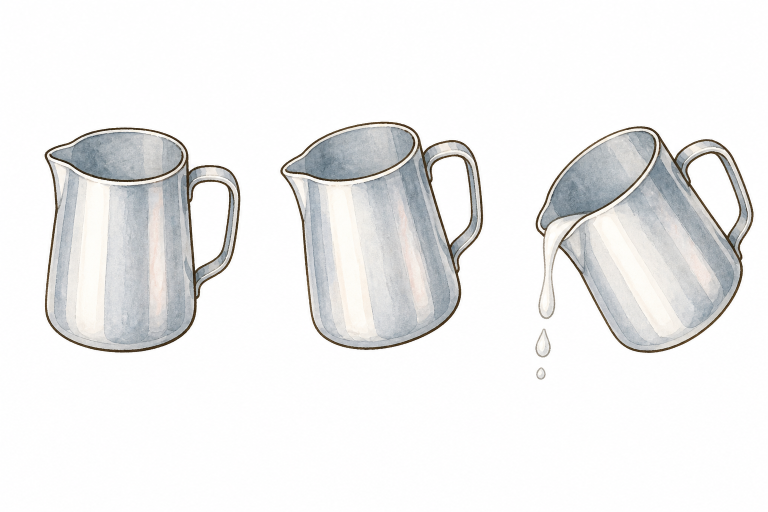
#> input picture watercolor-assets/source-sheets/watercolor-pourers-sheet.png, 1536 x 1024 px, found by its file name (shown at 1/2 size)
$ python build_watercolor_asset_pack.py
#> lines starting #> are read from the running program, lines starting #| are printed output that depends on the picture; after the words box and inside, x2 and y2 are one past the last pixel; in counts of white or black regions, pixels touching at a corner belong together
"""Split generated watercolor sheets into transparent, web-ready PNG assets."""

from __future__ import annotations

import json
import shutil
from pathlib import Path

import cv2
import numpy as np
from PIL import Image

ROOT = Path(__file__).resolve().parents[1]
SOURCE = Path(
    r"C:\Users\alexi\.cursor\projects"
    r"\c-Users-alexi-OneDrive-Documents-concept-cafe\assets"
)
OUTPUT = ROOT / "watercolor-assets"


SHEETS: dict[str, dict] = {
    "watercolor-pourers-sheet.png": {
        "grid": (3, 1),
        "assets": [
            "cursors/pourer-idle",
            "cursors/pourer-hover",
            "cursors/pourer-pouring",
        ],
    },
    "watercolor-tart-assets-sheet.png": {
        "grid": (3, 2),
        "assets": [
            "tart/plain-custard-tart",
            None,
            "tart-toppings/sliced-strawberry",
            "tart-toppings/blueberry",
            None,
            "tart-toppings/mandarin-segment",
        ],
    },
    "watercolor-bread-stamps-sheet.png": {
        "grid": (3, 4),
        "assets": [
            None,
            None,
            None,
            "bread/untoasted-paw-pressed",
            "bread/untoasted-heart-pressed",
            "bread/untoasted-star-pressed",
            "bread/toasted-paw-pressed",
            "bread/toasted-heart-pressed",
            "bread/toasted-star-pressed",
            None,
            None,
            None,
        ],
    },
    "watercolor-stationery-sheet.png": {
        "grid": (3, 2),
        "assets": [
            "bread/plain-white-bread",
            "stationery/blank-letter",
            "stationery/open-pink-envelope",
            None,
            "stationery/letter-in-envelope",
            None,
        ],
    },
    "watercolor-untoasted-egg-bread-sheet.png": {
        "grid": (3, 1),
        "assets": [
            "bread/egg-paw",
            "bread/egg-heart",
            "bread/egg-star",
        ],
    },
    "watercolor-chocolate-bread-sheet.png": {
        "grid": (3, 2),
        "assets": [
            "bread/untoasted-chocolate-paw",
            "bread/untoasted-chocolate-heart",
            "bread/untoasted-chocolate-star",
            "bread/toasted-chocolate-paw",
            "bread/toasted-chocolate-heart",
            "bread/toasted-chocolate-star",
        ],
    },
}

MAGENTA_SHEETS = {
    "watercolor-untoasted-egg-bread-sheet.png",
    "watercolor-chocolate-bread-sheet.png",
}

REPLACEMENTS = {
    "tart-toppings/whipped-cream": "watercolor-whipped-cream-opaque.png",
    "tart-toppings/sliced-mango": "watercolor-single-mango-slice.png",
    "packaging/writable-name-tag": "watercolor-pink-name-sticker.png",
    "packaging/paper-bag-brown": "watercolor-brown-paper-bag.png",
    "cursors/latte-toothpick": "watercolor-latte-toothpick.png",
}

STALE_ASSETS = [
    "packaging/blank-name-tag.png",
    "packaging/blank-blue-gift-tag.png",
    "packaging/paper-bag-pink.png",
    "packaging/paper-bag-green.png",
    "packaging/paper-bag-blue.png",
    "cups/green-empty.png",
    "cups/blue-empty.png",
    "cups/green-coffee.png",
    "cups/blue-coffee.png",
    "cups/green-matcha.png",
    "cups/blue-matcha.png",
    "cups/green-ube.png",
    "cups/blue-ube.png",
]

STALE_SOURCE_SHEETS = [
    "watercolor-paper-bags-sheet.png",
    "watercolor-latte-cups-sheet.png",
    "watercolor-writable-name-tag.png",
    "watercolor-whipped-cream.png",
]


def remove_connected_background(image: Image.Image) -> Image.Image:
    """Remove only the near-white region connected to the sheet edges."""
    rgba = np.array(image.convert("RGBA"))
    rgb = rgba[:, :, :3].astype(np.float32)
    height, width = rgb.shape[:2]

    corners = np.array(
        [rgb[0, 0], rgb[0, width - 1], rgb[height - 1, 0], rgb[height - 1, width - 1]]
    )
    background = np.median(corners, axis=0)
    distance = np.sqrt(((rgb - background) ** 2).sum(axis=2))

    solid_threshold = 20.0
    feather = 28.0
    candidate = (distance <= solid_threshold + feather).astype(np.uint8)
    _, labels = cv2.connectedComponents(candidate, connectivity=4)

    edge_labels = np.unique(
        np.concatenate((labels[0], labels[-1], labels[:, 0], labels[:, -1]))
    )
    connected = np.isin(labels, edge_labels) & (candidate > 0)

    alpha = np.full((height, width), 255.0, dtype=np.float32)
    alpha[connected & (distance <= solid_threshold)] = 0.0
    ramp = connected & (distance > solid_threshold)
    alpha[ramp] = (
        np.clip((distance[ramp] - solid_threshold) / feather, 0.0, 1.0) * 255.0
    )

    # Remove the white paper colour from semi-transparent edge pixels.
    amount = (alpha / 255.0)[:, :, None]
    soft_edge = (amount > 0.02) & (amount < 0.98)
    recovered = np.where(
        soft_edge,
        (rgb - background * (1.0 - amount)) / np.maximum(amount, 0.02),
        rgb,
    )

    rgba[:, :, :3] = np.clip(recovered, 0, 255).astype(np.uint8)
    rgba[:, :, 3] = alpha.astype(np.uint8)
    return Image.fromarray(rgba, "RGBA")


def remove_magenta_background(image: Image.Image) -> Image.Image:
    """Key the saturated magenta generation background without harming pale art."""
    rgba = np.array(image.convert("RGBA"))
    rgb = rgba[:, :, :3].astype(np.float32)
    height, width = rgb.shape[:2]
    magenta_score = np.minimum(rgb[:, :, 0], rgb[:, :, 2]) - rgb[:, :, 1]
    candidate = (magenta_score > 38).astype(np.uint8)
    _, labels = cv2.connectedComponents(candidate, connectivity=4)
    edge_labels = np.unique(
        np.concatenate((labels[0], labels[-1], labels[:, 0], labels[:, -1]))
    )
    connected = np.isin(labels, edge_labels) & (candidate > 0)

    alpha = np.full((height, width), 255.0, dtype=np.float32)
    alpha[connected & (magenta_score >= 105)] = 0
    feather = connected & (magenta_score < 105)
    alpha[feather] = (
        np.clip((105 - magenta_score[feather]) / 67, 0.0, 1.0) * 255.0
    )
    chroma_contamination = (
        (magenta_score > 80)
        & (rgb[:, :, 0] > 160)
        & (rgb[:, :, 2] > 160)
    )
    alpha[chroma_contamination] = 0

    background = np.median(
        np.array(
            [
                rgb[0, 0],
                rgb[0, width - 1],
                rgb[height - 1, 0],
                rgb[height - 1, width - 1],
            ]
        ),
        axis=0,
    )
    amount = (alpha / 255.0)[:, :, None]
    soft_edge = (amount > 0.02) & (amount < 0.98)
    recovered = np.where(
        soft_edge,
        (rgb - background * (1.0 - amount)) / np.maximum(amount, 0.02),
        rgb,
    )
    rgba[:, :, :3] = np.clip(recovered, 0, 255).astype(np.uint8)
    rgba[:, :, 3] = alpha.astype(np.uint8)
    return Image.fromarray(rgba, "RGBA")


def clear_magenta_resampling_fringe(image: Image.Image) -> Image.Image:
    """Clear faint chroma pixels introduced while resizing transparent edges."""
    rgba = np.array(image.convert("RGBA"))
    rgb = rgba[:, :, :3].astype(np.int16)
    score = np.minimum(rgb[:, :, 0], rgb[:, :, 2]) - rgb[:, :, 1]
    fringe = (
        (rgba[:, :, 3] < 64)
        & (score > 65)
        & (rgb[:, :, 0] > 150)
        & (rgb[:, :, 2] > 150)
    )
    rgba[fringe] = 0
    return Image.fromarray(rgba, "RGBA")


# [13 lines left out: function remove_enclosed_white_holes, not called in this run]


def clear_small_white_enclosures(
    image: Image.Image,
    *,
    right_side_only: bool = False,
) -> Image.Image:
    """Clear paper-white holes, while preserving large pale painted surfaces."""
    rgba = np.array(image.convert("RGBA"))
    rgb = rgba[:, :, :3].astype(np.float32)
    height, width = rgba.shape[:2]
    distance = np.sqrt(((rgb - 255.0) ** 2).sum(axis=2))
    candidate = ((distance < 34) & (rgba[:, :, 3] > 180)).astype(np.uint8)

    count, labels, stats, centroids = cv2.connectedComponentsWithStats(
        candidate, connectivity=4
    )
    for label in range(1, count):
        area = stats[label, cv2.CC_STAT_AREA]
        center_x = centroids[label][0]
        if not 120 <= area <= width * height * 0.08:
            continue
        if right_side_only and center_x < width * 0.52:
            continue
        rgba[labels == label, 3] = 0
    return Image.fromarray(rgba, "RGBA")


# [19 lines left out: function fill_whipped_cream_silhouette, not called in this run]


def neutralize_light_paper(image: Image.Image, *, whole_image: bool = False) -> Image.Image:
    """Cool yellow paper toward a neutral white while retaining its grain."""
    rgba = np.array(image.convert("RGBA")).astype(np.float32)
    rgb = rgba[:, :, :3]
    lightness = 0.299 * rgb[:, :, 0] + 0.587 * rgb[:, :, 1] + 0.114 * rgb[:, :, 2]
    spread = rgb.max(axis=2) - rgb.min(axis=2)

    if whole_image:
        selected = rgba[:, :, 3] > 0
    else:
        selected = (
            (rgba[:, :, 3] > 24)
            & (lightness > 170)
            & (spread < 48)
        )

    neutral = np.stack(
        (
            np.clip(lightness + 4, 0, 255),
            np.clip(lightness + 4, 0, 255),
            np.clip(lightness + 5, 0, 255),
        ),
        axis=2,
    )
    strength = 0.84
    rgba[selected, :3] = (
        rgb[selected] * (1 - strength) + neutral[selected] * strength
    )
    return Image.fromarray(np.clip(rgba, 0, 255).astype(np.uint8), "RGBA")


# [79 lines left out: function make_yolk_oblong, not called in this run]


def add_egg_seasoning(image: Image.Image, seed_name: str) -> Image.Image:
    """Add restrained pepper, paprika, and herb flecks over the original egg."""
    rgba = np.array(image.convert("RGBA"))
    rgb = rgba[:, :, :3].astype(np.int16)
    height, width = rgba.shape[:2]
    lightness = rgb.mean(axis=2)
    spread = rgb.max(axis=2) - rgb.min(axis=2)

    white_seed = (
        (lightness > 200)
        & (spread < 55)
        & (rgba[:, :, 3] > 180)
    ).astype(np.uint8)
    count, labels, stats, _ = cv2.connectedComponentsWithStats(
        white_seed, connectivity=4
    )
    egg_white = np.zeros((height, width), dtype=bool)
    for label in range(1, count):
        area = stats[label, cv2.CC_STAT_AREA]
        component_width = stats[label, cv2.CC_STAT_WIDTH]
        component_height = stats[label, cv2.CC_STAT_HEIGHT]
        if (
            1200 <= area <= width * height * 0.20
            and component_width < width * 0.65
            and component_height < height * 0.65
        ):
            egg_white |= labels == label

    yolk = (
        (rgb[:, :, 0] > 205)
        & (rgb[:, :, 1] > 105)
        & (rgb[:, :, 2] < 125)
    )
    surface = (egg_white | yolk) & (rgba[:, :, 3] > 180)
    coordinates = np.argwhere(surface)
    if len(coordinates) == 0:
        return image

    seed = sum((index + 1) * ord(char) for index, char in enumerate(seed_name))
    rng = np.random.default_rng(seed)
    selected = coordinates[
        rng.choice(len(coordinates), size=min(34, len(coordinates)), replace=False)
    ]

    from PIL import ImageDraw

    result = image.copy()
    draw = ImageDraw.Draw(result, "RGBA")
    colours = [
        (88, 58, 37, 205),   # black pepper
        (128, 65, 42, 185),  # paprika
        (76, 102, 53, 190),  # dried herb
    ]
    for index, (y, x) in enumerate(selected):
        colour = colours[index % len(colours)]
        if index % 5 == 0:
            draw.line(
                (x - 2, y + 1, x + 3, y - 2),
                fill=colour,
                width=1,
            )
        else:
            radius_x = 1 + (index % 2)
            radius_y = 1
            draw.ellipse(
                (x - radius_x, y - radius_y, x + radius_x, y + radius_y),
                fill=colour,
            )
    return result


def trim_and_square(image: Image.Image, size: int = 512, padding: int = 24) -> Image.Image:
    alpha = image.getchannel("A")
    bbox = alpha.getbbox()
    if bbox is None:
        return Image.new("RGBA", (size, size), (0, 0, 0, 0))

    left, top, right, bottom = bbox
    left = max(0, left - 6)
    top = max(0, top - 6)
    right = min(image.width, right + 6)
    bottom = min(image.height, bottom + 6)
    cropped = image.crop((left, top, right, bottom))

    available = size - padding * 2
    scale = min(available / cropped.width, available / cropped.height)
    resized = cropped.resize(
        (max(1, round(cropped.width * scale)), max(1, round(cropped.height * scale))),
        Image.Resampling.LANCZOS,
    )

    result = Image.new("RGBA", (size, size), (0, 0, 0, 0))
    result.alpha_composite(
        resized, ((size - resized.width) // 2, (size - resized.height) // 2)
    )
    return result


def split_sheet(filename: str, config: dict, manifest: dict) -> None:
    source_path = SOURCE / filename
    source = Image.open(source_path)
    if filename in MAGENTA_SHEETS:
        sheet = remove_magenta_background(source)
    else:
        sheet = remove_connected_background(source)
    columns, rows = config["grid"]
    cell_width = sheet.width / columns
    cell_height = sheet.height / rows

    names = config["assets"]
    for index, name in enumerate(names):
        if name is None:
            continue
        column = index % columns
        row = index // columns
        box = (
            round(column * cell_width),
            round(row * cell_height),
            round((column + 1) * cell_width),
            round((row + 1) * cell_height),
        )
        asset = sheet.crop(box)
        asset = trim_and_square(asset)
        if filename in MAGENTA_SHEETS:
            asset = clear_magenta_resampling_fringe(asset)
        if name.startswith("cursors/pourer-"):
            asset = clear_small_white_enclosures(asset, right_side_only=True)
        elif name.startswith("bread/egg-"):
            asset = add_egg_seasoning(asset, name)
        elif name == "stationery/blank-letter":
            asset = neutralize_light_paper(asset)

        destination = OUTPUT / f"{name}.png"
        destination.parent.mkdir(parents=True, exist_ok=True)
        asset.save(destination, "PNG", optimize=True)
        info = {
            "file": f"{name}.png",
            "width": asset.width,
            "height": asset.height,
            "sourceSheet": filename,
        }
        if name.startswith("bread/egg-"):
            info.update({"breadState": "untoasted", "filling": "egg"})
        elif "chocolate" in name:
            info.update(
                {
                    "breadState": (
                        "untoasted" if "/untoasted-" in name else "toasted"
                    ),
                    "filling": "chocolate",
                }
            )
        manifest["assets"][name] = info


# [32 lines left out: function build_single, not called in this run]


def build_pink_cups(manifest: dict) -> None:
    filename = "watercolor-pink-cups-refined-sheet.png"
    sheet = remove_connected_background(Image.open(SOURCE / filename))
    names = [
        "cups/pink-empty",
        "cups/pink-coffee",
        "cups/pink-matcha",
        "cups/pink-ube",
    ]
    cell_width = sheet.width / 2
    cell_height = sheet.height / 2

    for index, name in enumerate(names):
        column = index % 2
        row = index // 2
        asset = sheet.crop(
            (
                round(column * cell_width),
                round(row * cell_height),
                round((column + 1) * cell_width),
                round((row + 1) * cell_height),
            )
        )
        asset = trim_and_square(asset)
        destination = OUTPUT / f"{name}.png"
        destination.parent.mkdir(parents=True, exist_ok=True)
        asset.save(destination, "PNG", optimize=True)
        manifest["assets"][name] = {
            "file": f"{name}.png",
            "width": asset.width,
            "height": asset.height,
            "sourceSheet": filename,
            "cupColor": "pink",
        }


# [76 lines left out: functions build_solid_stamps, build_contact_sheet, not called in this run]


def main() -> None:
    OUTPUT.mkdir(parents=True, exist_ok=True)
    source_output = OUTPUT / "source-sheets"
    source_output.mkdir(exist_ok=True)

    manifest = {
        "name": "Concept Cafe watercolor asset pack",
        "format": "transparent PNG",
        "canvasSize": 512,
        "assets": {},
    }

    for stale in STALE_ASSETS:
        path = OUTPUT / stale
        if path.exists():
            path.unlink()
    for stale in STALE_SOURCE_SHEETS:
        path = source_output / stale
        if path.exists():
            path.unlink()

    for filename, config in SHEETS.items():
        split_sheet(filename, config, manifest)
#> in split_sheet, source is the input picture: PIL image 1536x1024 RGB; mean R, G, B 238.8, 238.7, 238.6
#> in remove_connected_background, `corners = np.array( [rgb[0, 0], rgb[0, width - 1], rgb[height - 1, 0],..`: corners = [[253, 255, 254], [255, 255, 254], [253, 254, 253], [253, 253, 253]]
#> in remove_connected_background, `background = np.median(corners, axis=0)`: background = [253, 254.5, 253.5]
#> in remove_connected_background, `candidate = (distance <= solid_threshold + feather).astype(np.uint8)`:
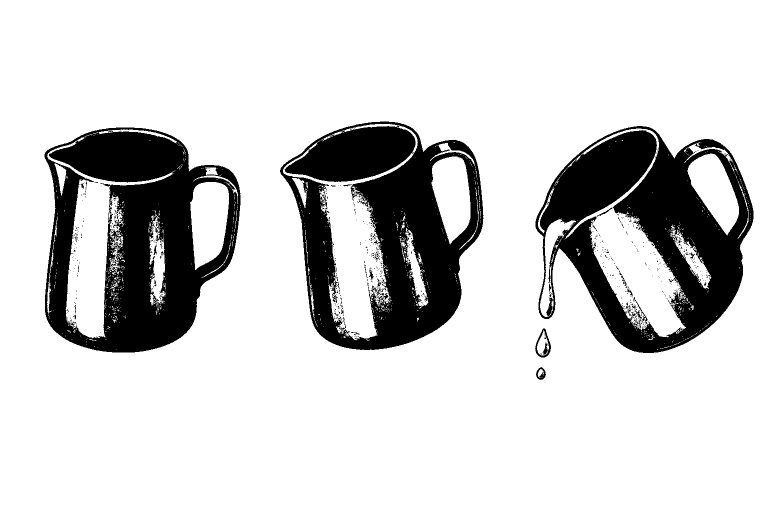
#> candidate: shape (1024, 1536) (shown at 1/2 size); values 0 (black) and 1 (white), 81.6% white; 727 black regions (694 under 20 px), largest, box (x1, y1, x2, y2) and area: (89, 255, 481, 705) 97109, (560, 243, 967, 700) 94801, (1071, 252, 1507, 706) 93518
#> in remove_connected_background, `_, labels = cv2.connectedComponents(candidate, connectivity=4)`:
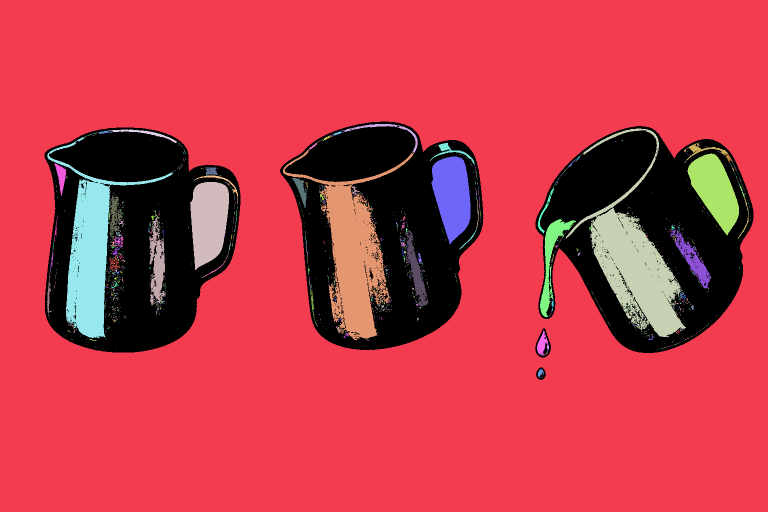
#> labels: shape (1024, 1536) int32 (shown at 1/2 size); 1967 distinct labels, from 0 to 1966; one colour per label, 0 black
#> in remove_connected_background, `edge_labels = np.unique( np.concatenate((labels[0], labels[-1], labels..`: edge_labels = [1]
#> in remove_connected_background, `ramp = connected & (distance > solid_threshold)`:
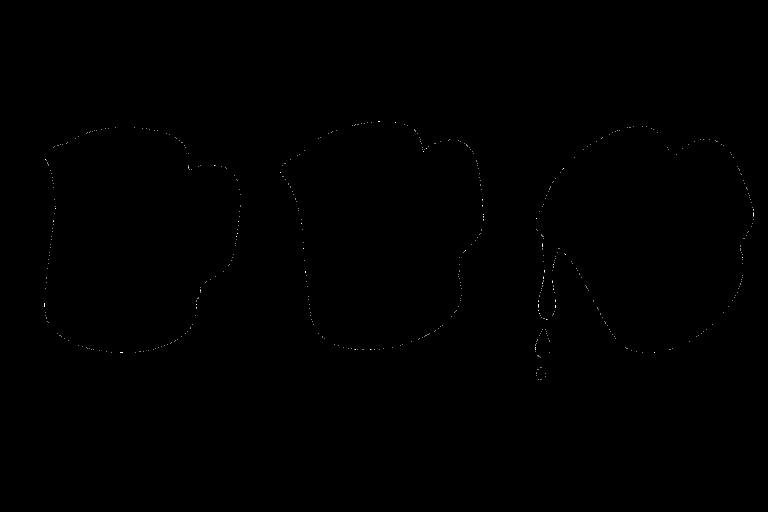
#> ramp: shape (1024, 1536) bool (shown at 1/2 size); 0.04% white in thin lines or dots, all inside (x1, y1, x2, y2) = (89, 243, 1508, 760)
#> the loop in split_sheet, `for index, name in enumerate(names):` made 3 passes
#> (bbox in trim_and_square, left in trim_and_square, top in trim_and_square, right in trim_and_square, bottom in trim_and_square) on passes 1 to 3: ((89, 255, 481, 706), 83, 249, 487, 712), ((48, 243, 455, 700), 42, 237, 461, 706), ((46, 252, 484, 760), 40, 246, 490, 766)
#> pass 1, in split_sheet, `asset = sheet.crop(box)`:
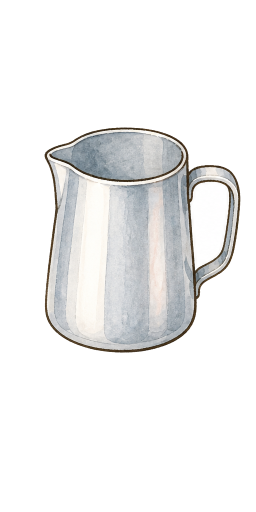
#> asset: PIL image 512x1024 RGBA (shown at 1/2 size); mean R, G, B, A 238.8, 238.8, 238.7, 68.2; transparent parts drawn white
#> pass 1, in trim_and_square, `alpha = image.getchannel("A")`:
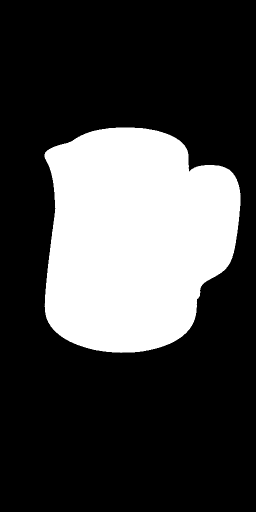
#> alpha: PIL image 512x1024 L (shown at 1/2 size); min 0, max 255, mean 68.2
#> pass 1, in trim_and_square, `cropped = image.crop((left, top, right, bottom))`:
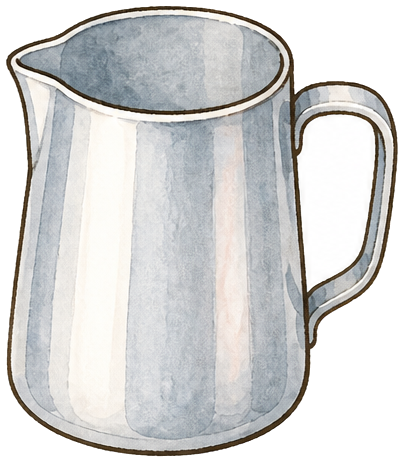
#> cropped: PIL image 404x463 RGBA; mean R, G, B, A 211.2, 211.4, 210.8, 191.1; transparent parts drawn white
#> after the loop in split_sheet, `for index, name in enumerate(names):`:
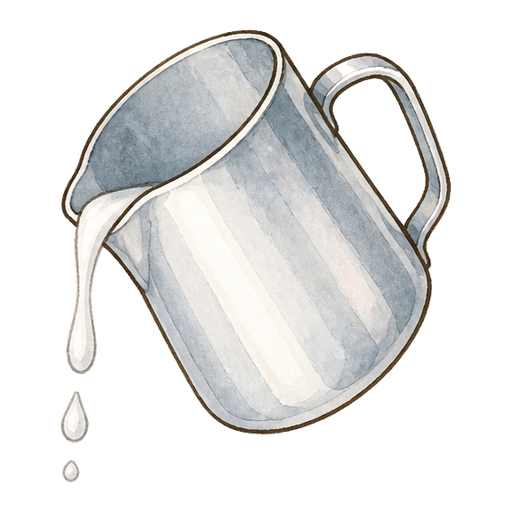
#> asset: PIL image 512x512 RGBA; mean R, G, B, A 87.3, 87.3, 86.6, 102.8; transparent parts drawn white
#> after the loop in split_sheet, `for index, name in enumerate(names):`: manifest = 4 items
        shutil.copy2(SOURCE / filename, source_output / filename)

    build_pink_cups(manifest)
#> in build_pink_cups, `filename = "watercolor-pink-cups-refined-sheet.png"`: filename = 'watercolor-pink-cups-refined-sheet.png'
    shutil.copy2(
        SOURCE / "watercolor-pink-cups-refined-sheet.png",
        source_output / "watercolor-pink-cups-refined-sheet.png",
    )

    for name, filename in REPLACEMENTS.items():
        build_single(name, filename, manifest)
        shutil.copy2(SOURCE / filename, source_output / filename)

    build_solid_stamps(manifest)
    shutil.copy2(
        SOURCE / "watercolor-solid-metal-stamps.png",
        source_output / "watercolor-solid-metal-stamps.png",
    )

    paper_source = SOURCE / "blank-watercolor-paper-texture.png"
    paper_destination = OUTPUT / "backgrounds" / "blank-watercolor-paper.png"
    paper_destination.parent.mkdir(parents=True, exist_ok=True)
    neutral_paper = neutralize_light_paper(
        Image.open(paper_source).convert("RGBA"), whole_image=True
    )
    neutral_paper.convert("RGB").save(paper_destination, "PNG", optimize=True)
    shutil.copy2(paper_source, source_output / paper_source.name)
    manifest["assets"]["backgrounds/blank-watercolor-paper"] = {
        "file": "backgrounds/blank-watercolor-paper.png",
        "width": 1024,
        "height": 1024,
        "transparent": False,
        "usage": "seamless background texture",
    }

    (OUTPUT / "manifest.json").write_text(
        json.dumps(manifest, indent=2), encoding="utf-8"
    )
    build_contact_sheet(manifest)
    print(f"Created {len(manifest['assets'])} assets in {OUTPUT}")


if __name__ == "__main__":
#> (the run stopped early here; a loop or call above may not have finished)
